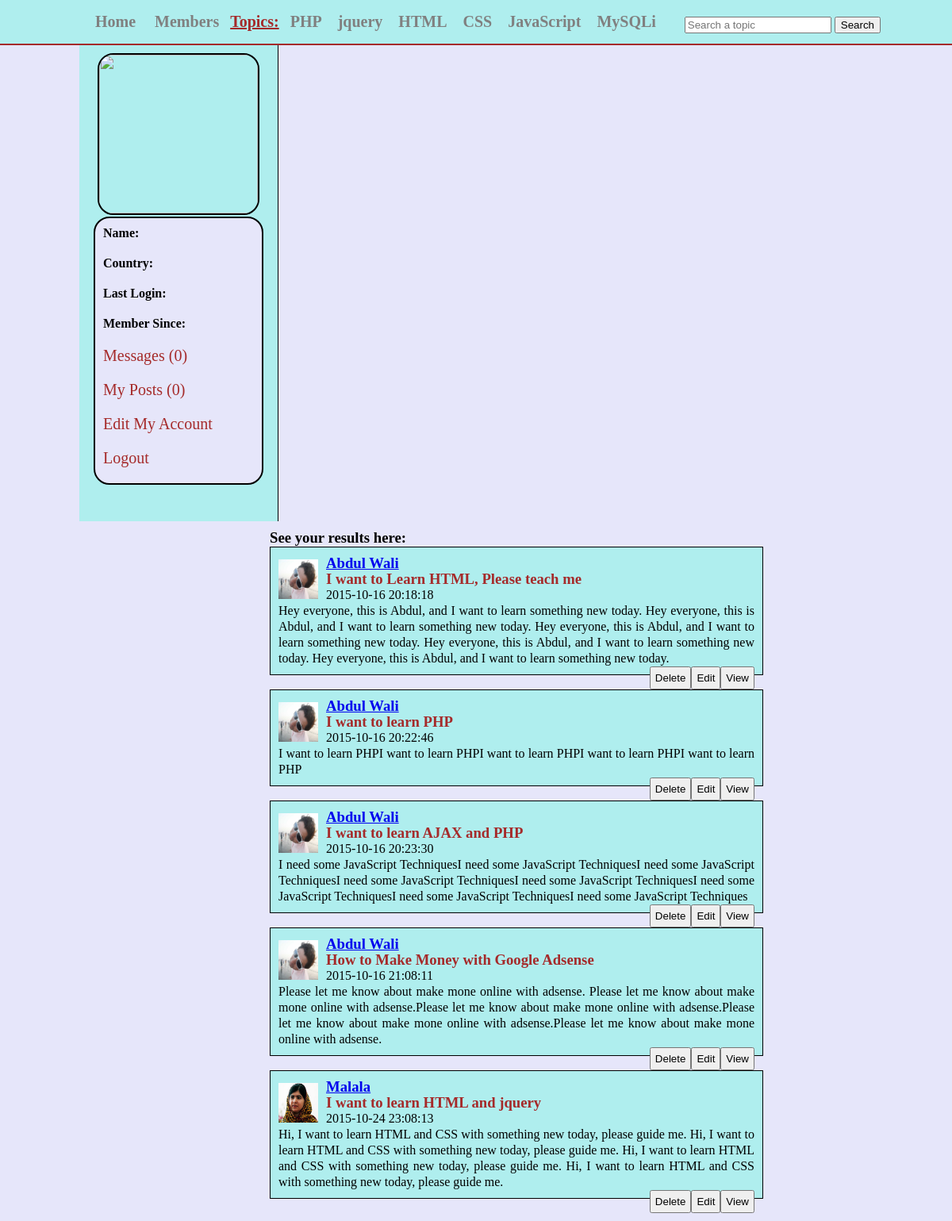
The app's page /social_network/results.php with its own data.
### tables this page shows
CREATE TABLE IF NOT EXISTS `topics` (
  `topic_id` int(11) NOT NULL AUTO_INCREMENT,
  `topic_name` varchar(255) NOT NULL,
  PRIMARY KEY (`topic_id`)
);

CREATE TABLE IF NOT EXISTS `posts` (
  `post_id` int(11) NOT NULL AUTO_INCREMENT,
  `user_id` int(11) NOT NULL,
  `topic_id` int(11) NOT NULL,
  `post_title` text NOT NULL,
  `post_content` text NOT NULL,
  `post_date` timestamp NOT NULL DEFAULT CURRENT_TIMESTAMP,
  PRIMARY KEY (`post_id`)
);

CREATE TABLE IF NOT EXISTS `users` (
  `user_id` int(11) NOT NULL AUTO_INCREMENT,
  `user_name` varchar(255) NOT NULL,
  `user_pass` varchar(255) NOT NULL,
  `user_email` varchar(255) NOT NULL,
  `user_country` text NOT NULL,
  `user_gender` text NOT NULL,
  `user_birthday` text NOT NULL,
  `user_image` text NOT NULL,
  `user_reg_date` text NOT NULL,
  `user_last_login` text NOT NULL,
  `status` text NOT NULL,
  `ver_code` int(100) NOT NULL,
  `posts` text NOT NULL,
  PRIMARY KEY (`user_id`)
);

### social_network/functions/functions.php (the view, shortened to what this page needs)
<?php
$con = mysqli_connect("localhost","qwerk","51525354","SOCIALJERSY") or die("Connection was not established");
	function results(){
	global $con;
	$get_posts = "select * from posts where post_title like '%$search_query%' OR post_content like '%$search_query%'";
	$run_posts = mysqli_query($con,$get_posts);
	while($row_posts=mysqli_fetch_array($run_posts)){
		$post_id = $row_posts['post_id'];
		$user_id = $row_posts['user_id'];
		$post_title = $row_posts['post_title'];
		$content = $row_posts['post_content'];
		$post_date = $row_posts['post_date'];
		$user = "select * from users where user_id='$user_id' AND posts='yes'";
		$run_user = mysqli_query($con,$user);
		$row_user=mysqli_fetch_array($run_user);
		$user_name = $row_user['user_name'];
		$user_image = $row_user['user_image'];
		echo "<div id='posts'>
		<p><img src='users/$user_image' width='50' height='50'></p>
		<h3><a href='user_profile.php?user_id=$user_id'>$user_name</a></h3>
		<h3>$post_title</h3>
		<p>$post_date</p>
		<p>$content</p>
		<a href='single.php?post_id=$post_id' style='float:right;'><button>View</button></a>
		<a href='edit_post.php?post_id=$post_id' style='float:right;'><button>Edit</button></a>
		<a href='functions/delete_post.php?post_id=$post_id' style='float:right;'><button>Delete</button></a>
		</div><br/>
		";
	}
	}
?>

### social_network/results.php (shortened to what this page needs)
<!DOCTYPE html>
<?php
include("functions/functions.php");
?>
<html>
	<head>
	<link rel="stylesheet" href="styles/home_style.css" media="all"/>
	</head>
<body>
	<div class="container">
		<div id="head_wrap">
			<div id="header">
				<ul id="menu">
					<li><a href="home.php">Home</a></li>
					<li><a href="members.php">Members</a></li>
					<strong>Topics:</strong>
					<?php
					$get_topics = "select * from topics";
					$run_topics = mysqli_query($con,$get_topics);
					while($row=mysqli_fetch_array($run_topics)){
						$topic_id = $row['topic_id'];
						$topic_name = $row['topic_name'];
					echo "<li><a href='topic.php?topic=$topic_id'>$topic_name</a></li>";
					}
					?>
				</ul>
				<form method="get" action="results.php" id="form1">
					<input type="text" name="user_query" placeholder="Search a topic"/>
					<input type="submit" name="search" value="Search"/>
				</form>
			</div>
		</div>
			<div class="content">
			<div id="user_timeline">
				<div id="user_details">
					<?php
					$user = $_SESSION['user_email'];
					$get_user = "select * from users where user_email='$user'";
					$run_user = mysqli_query($con,$get_user);
					$row=mysqli_fetch_array($run_user);
					$user_id = $row['user_id'];
					$user_name = $row['user_name'];
					$user_country = $row['user_country'];
					$user_image = $row['user_image'];
					$register_date = $row['user_reg_date'];
					$last_login = $row['user_last_login'];
					$user_posts = "select * from posts where user_id='$user_id'";
					$run_posts = mysqli_query($con,$user_posts);
					$posts = mysqli_num_rows($run_posts);
					$sel_msg = "select * from messages where receiver='$user_id' AND status='unread' ORDER by 1 DESC";
					$run_msg = mysqli_query($con,$sel_msg);
					$count_msg = mysqli_num_rows($run_msg);
					echo "
						<center>
						<img src='users/$user_image' width='200' height='200'/>
						</center>
						<div id='user_mention'>
						<p><strong>Name:</strong> $user_name</p>
						<p><strong>Country:</strong> $user_country</p>
						<p><strong>Last Login:</strong> $last_login</p>
						<p><strong>Member Since:</strong> $register_date</p>
						<p><a href='my_messages.php?inbox&u_id=$user_id'>Messages ($count_msg)</a></p>
						<p><a href='my_posts.php?u_id=$user_id'>My Posts ($posts)</a></p>
						<p><a href='edit_profile.php?u_id=$user_id'>Edit My Account</a></p>
						<p><a href='logout.php'>Logout</a></p>
						</div>
					";
					?>
					</div>
				</div>
			</div>
				<div id="content_timeline">
						<h3>See your results here:</h3>
						<?php results();?>
				</div>
		</div>
</body>
</html>

### social_network/styles/home_style.css (style rules this page uses)
html, body, div, span, applet, object, iframe, h1, h2, h3, h4, h5, h6, p, blockquote, pre, a, abbr, acronym, address, big, cite, code, del, dfn, em, img, ins, kbd, q, s, samp, small, strike, strong, sub, sup, tt, var, b, u, i, center, dl, dt, dd, ol, ul, li, fieldset, form, label, legend, table, caption, tbody, tfoot, thead, tr, th, td, article, aside, canvas, details, embed, figure, figcaption, footer, header, hgroup, menu, nav, output, ruby, section, summary, time, mark, audio, video { margin: 0; padding: 0; border: 0; }
body { background-color:#E6E6FA; }
.container { margin:0; padding:0; background-color:#E6E6FA; }
#head_wrap { width:100%; height:35px; margin:0 auto; border-bottom:2px solid brown; padding:10px; background:#AFEEEE; }
#header { margin:0 auto; width:1000px; height:35px; }
#menu { line-height:35px; padding:0; margin:0; float:left; }
#menu li { display:inline; list-style:none; }
#menu a { margin:5px; padding:5px; text-decoration:none; color:gray; font-size:20px; font-weight:bold; }
#menu strong { font-size:20px; text-decoration:underline; color:brown; }
#form1 { float:right; line-height:35px; padding-top:3px; }
.content { width:1000px; margin:0 auto; }
#user_timeline { background:#AFEEEE; width:250px; float:left; height:600px; border-right:1px solid black; }
#user_details { padding:10px; }
#user_details img { border:2px solid black; border-radius:20px; }
#user_details p { margin-bottom:10px; padding:5px; }
#user_details a { color:brown; font-size:20px; text-decoration:none; }
#user_mention { background:#E6E6FA; border:2px solid black; border-radius:20px; width:200px; margin:0 auto; padding:5px; }
#content_timeline { float:right; width:850px; padding:10px; }
#posts { width:600px; background:#AFEEEE; padding:10px; line-height:20px; border:1px solid black; text-align:justify; }
#posts img { float:left; padding-top:5px; padding-right:10px; }
#posts h3 { color:brown; }
#posts button { padding:5px; }

### records on screen
topics: topic_name "PHP"
topics: topic_name "jquery"
topics: topic_name "HTML"
topics: topic_name "CSS"
topics: topic_name "JavaScript"
topics: topic_name "MySQLi"
posts: user.user_image (picture), user.user_name "Abdul Wali", post_title "I want to Learn HTML, Please teach me", post_date "2015-10-16 20:18:18", post_content "Hey everyone, this is Abdul, and I want to learn something new today. Hey everyone, this is Abdul, and I want to learn something new today. Hey everyone, this is Abdul, and I want to learn something new today. Hey everyone, this is Abdul, and I want to learn something new today. Hey everyone, this is Abdul, and I want to learn something new today."
posts: user.user_image (picture), user.user_name "Abdul Wali", post_title "I want to learn PHP", post_date "2015-10-16 20:22:46", post_content "I want to learn PHPI want to learn PHPI want to learn PHPI want to learn PHPI want to learn PHP"
posts: user.user_image (picture), user.user_name "Abdul Wali", post_title "I want to learn AJAX and PHP", post_date "2015-10-16 20:23:30", post_content "I need some JavaScript TechniquesI need some JavaScript TechniquesI need some JavaScript TechniquesI need some JavaScript TechniquesI need some JavaScript TechniquesI need some JavaScript TechniquesI need some JavaScript TechniquesI need some JavaScript Techniques"
posts: user.user_image (picture), user.user_name "Abdul Wali", post_title "How to Make Money with Google Adsense", post_date "2015-10-16 21:08:11", post_content "Please let me know about make mone online with adsense. Please let me know about make mone online with adsense.Please let me know about make mone online with adsense.Please let me know about make mone online with adsense.Please let me know about make mone online with adsense."
posts: user.user_image (picture), user.user_name "Malala", post_title "I want to learn HTML and jquery", post_date "2015-10-24 23:08:13", post_content "Hi, I want to learn HTML and CSS with something new today, please guide me. Hi, I want to learn HTML and CSS with something new today, please guide me. Hi, I want to learn HTML and CSS with something new today, please guide me. Hi, I want to learn HTML and CSS with something new today, please guide me."

### other values on screen
$count_msg "0"
$posts "0"
